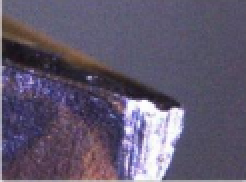
#> input picture DATA SET/TOOL LIFE/1.PNG, 123 x 91 px, found by its file name (shown 2 times larger)
$ jupyter execute TOOL_WEAR_DETECTION.ipynb   (older library calls are emulated)
#> lines starting #> are read from the running program, lines starting #| are printed output that depends on the picture; after the words box and inside, x2 and y2 are one past the last pixel; in counts of white or black regions, pixels touching at a corner belong together
[cell 1]
import cv2
import matplotlib.pyplot as plt
import numpy as np
import skimage.filters

[cell 2]
image = cv2.imread('/content/1.PNG')
#> image is the input picture: shape (91, 123, 3); mean B, G, R 109.5, 88.2, 96.4
image = cv2.resize(image,(128,128))
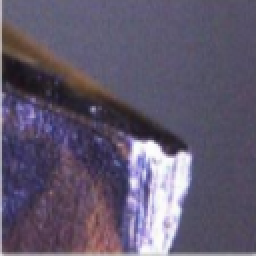
#> image: shape (128, 128, 3) (shown 2 times larger); mean B, G, R 109.4, 88.1, 96.3

def threshold(image):
  gray = cv2.cvtColor(image, cv2.COLOR_BGR2GRAY)
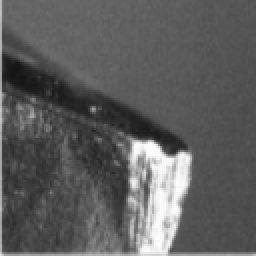
#> gray: shape (128, 128) (shown 2 times larger); min 20, max 253, mean 93
  blurred = cv2.GaussianBlur(gray, (9, 9), 0)
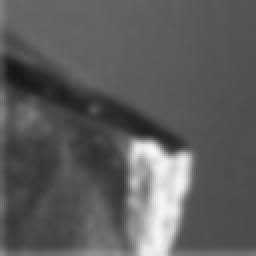
#> blurred: shape (128, 128) (shown 2 times larger); min 24, max 247, mean 92.6
  blurred1 = skimage.filters.laplace(blurred, ksize =3)
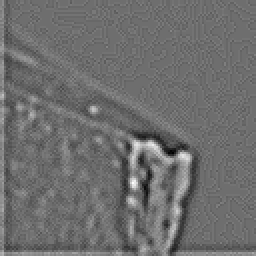
#> blurred1: shape (128, 128) float64 (shown 2 times larger); min -0.0745, max 0.098, mean -9.49e-19; drawn with min black and max white
  thresh = cv2.threshold(blurred, 215, 255, cv2.THRESH_BINARY)[1]
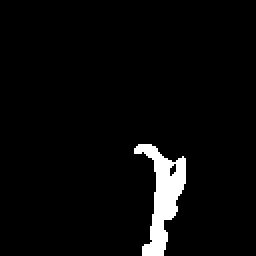
#> thresh: shape (128, 128) (shown 2 times larger); 3.9% white; 1 white region, box (x1, y1, x2, y2) and area: (67, 72, 93, 128) 633
  return thresh, gray

def gaussblur(sigma, Image):
  image2 = cv2.resize(Image, (0, 0), fx=2, fy=2)
  sigma1 = np.sqrt(max((sigma ** 2) - 1, 0.01))
  k = cv2.GaussianBlur(image2, (0, 0), sigmaX=sigma1, sigmaY=sigma1)
  return k

def gradient_image(image1):
  #Output=[]
  Output = cv2.Laplacian(image1,cv2.CV_64F)
  #Output.append(cv2.Sobel(image1,cv2.CV_64F,1,0,ksize=3))
  #Output.append(cv2.Sobel(image1,cv2.CV_64F,0,1,ksize=3))
  return Output

def preproc(image):
  k = gaussblur(0.9, image)
  Output = gradient_image(k)
  thresh = threshold(Output)
  return thresh

thresh1,gray = threshold(image)
plt.imshow(thresh1,cmap='gray')

[cell 3]
def mask(thresh1, gray):
  kk = np.zeros([128,128])
  a=0
  for ii in range (128):
    for jj in range (128):
      if thresh1[ii,jj]>0:
        kk[ii,jj]=1
        a= a+1
      else:
        kk[ii,jj]=0
  bb = kk*gray
  return bb,a

#def tool_wear_identifier(image):
  #thresh1, gray = threshold(image)
bb,a = mask(thresh1, gray)
#> a = 633

#bb = tool_wear_identifier(image)
fig, plot = plt.subplots(1, 2, figsize=(10,8))
plot[0].imshow(bb,cmap='gray')
plot[1].imshow(image,cmap='gray')
if a>120:
  print('Tool wear is over safe limit')
else:
  print('Tool wear is minimal')
#plt.imshow(bb, cmap = 'gray')
#> figure, not shown here; B, G, R data is drawn as R, G, B

[cell 4]
image1 = cv2.imread('/content/6.PNG')
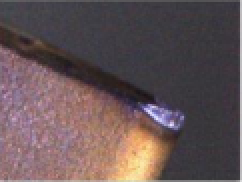
#> input picture DATA SET/TOOL LIFE/6.PNG, 121 x 91 px, found by its file name (shown 2 times larger)
#> image1 is the input picture: shape (91, 121, 3); mean B, G, R 85.5, 83.5, 100.1
image1 = cv2.resize(image1,(128,128))
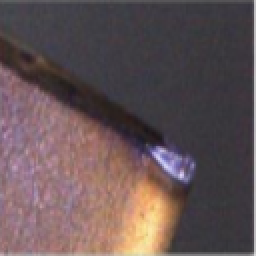
#> image1: shape (128, 128, 3) (shown 2 times larger); mean B, G, R 85.4, 83.4, 100

thresh11,gray1 = threshold(image1)
#> in threshold (call 2), `gray = cv2.cvtColor(image, cv2.COLOR_BGR2GRAY)`:
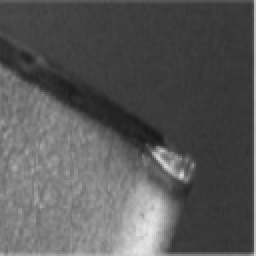
#> gray: shape (128, 128) (shown 2 times larger); min 22, max 230, mean 88.6
#> in threshold (call 2), `blurred1 = skimage.filters.laplace(blurred, ksize =3)`:
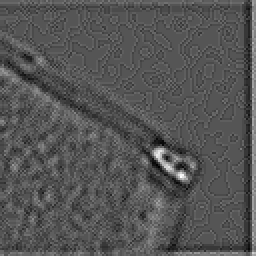
#> blurred1: shape (128, 128) float64 (shown 2 times larger); min -0.0353, max 0.0706, mean 5.52e-19; drawn with min black and max white
#> in threshold (call 2), `thresh = cv2.threshold(blurred, 215, 255, cv2.THRESH_BINARY)[1]`:
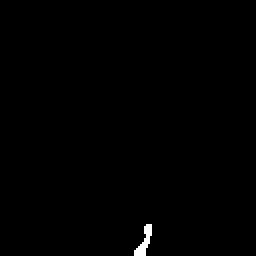
#> thresh: shape (128, 128) (shown 2 times larger); 0.4% white; 1 white region, box (x1, y1, x2, y2) and area: (67, 112, 76, 128) 66
bb1,a1 = mask(thresh11, gray1)
#> a1 = 66

fig, plot = plt.subplots(1, 2, figsize=(10,8))
plot[0].imshow(bb1,cmap='gray')
plot[1].imshow(image1,cmap='gray')
if a1>120:
  print('Tool wear is over safe limit')
else:
  print('Tool wear is minimal')
#plt.imshow(bb1, cmap = 'gray')
#> figure, not shown here; B, G, R data is drawn as R, G, B
